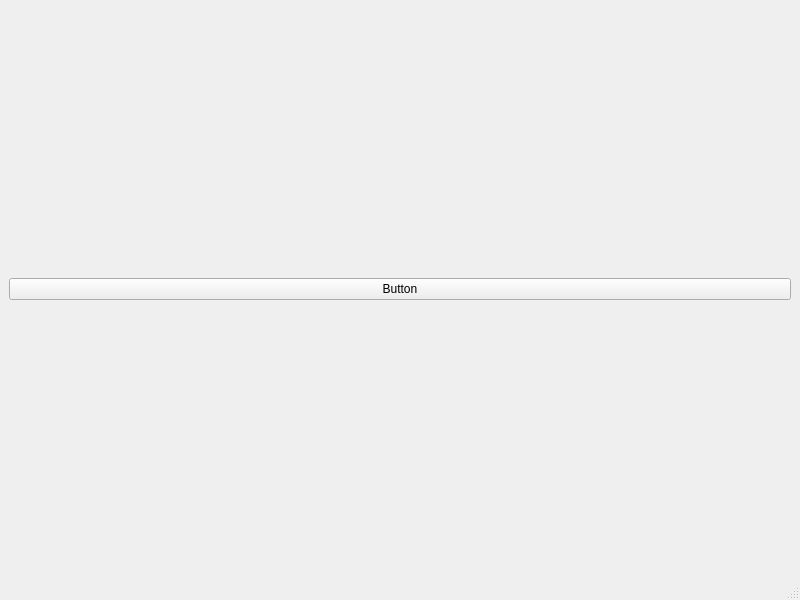
<?xml version="1.0" encoding="UTF-8"?>
<ui version="4.0">
 <class>Ventana</class>
 <widget class="QMainWindow" name="Ventana">
  <property name="geometry">
   <rect>
    <x>0</x>
    <y>0</y>
    <width>800</width>
    <height>600</height>
   </rect>
  </property>
  <property name="windowTitle">
   <string>Ventana</string>
  </property>
  <widget class="QWidget" name="centralwidget">
   <layout class="QGridLayout" name="gridLayout">
    <item row="0" column="2">
     <widget class="QPushButton" name="pushButton">
      <property name="text">
       <string>Button</string>
      </property>
     </widget>
    </item>
   </layout>
  </widget>
  <widget class="QMenuBar" name="menubar">
   <property name="geometry">
    <rect>
     <x>0</x>
     <y>0</y>
     <width>800</width>
     <height>25</height>
    </rect>
   </property>
  </widget>
  <widget class="QStatusBar" name="statusbar"/>
 </widget>
 <resources/>
 <connections/>
</ui>
